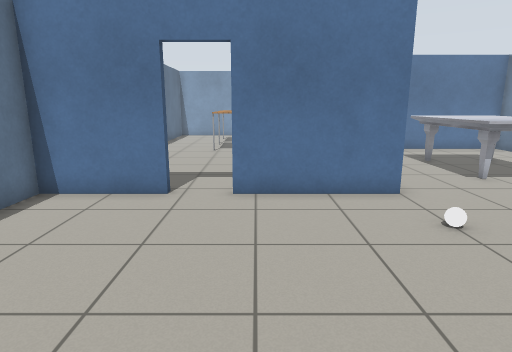
View 1 (above)

19 first-person views from a walk through a robot-simulator world made for Gazebo. The camera is 1.2 m above the floor, tilts 12° down and sees 75° across. The floor is counted in squares, 0.5 m on a side. Each view is taken from the middle of a square. On the plan, view 1 faces up. The plan holds only what a view shows up to about 19 squares ahead; the rest is blank. The robots in the file are not drawn. Simple patterns stand in for the simulator's built-in surfaces. Some stock models are drawn as simple stand-ins.

View 2
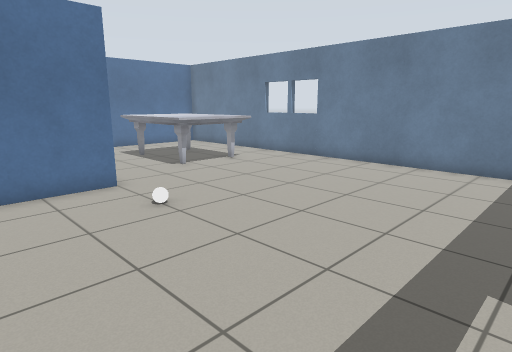

View 3
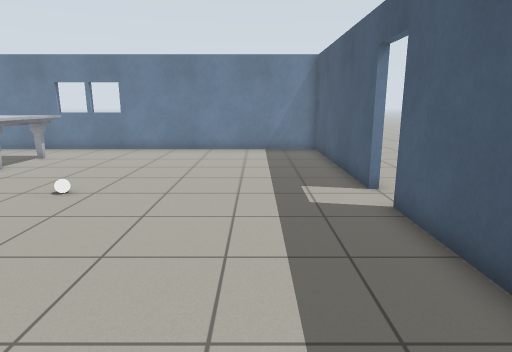

View 4
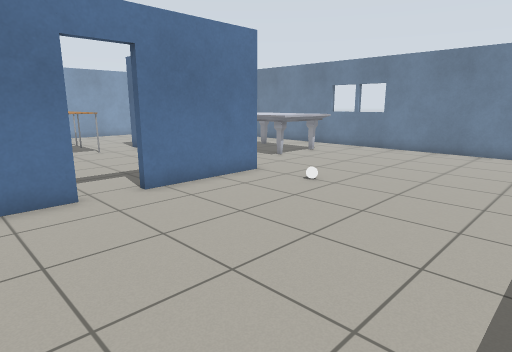

View 5
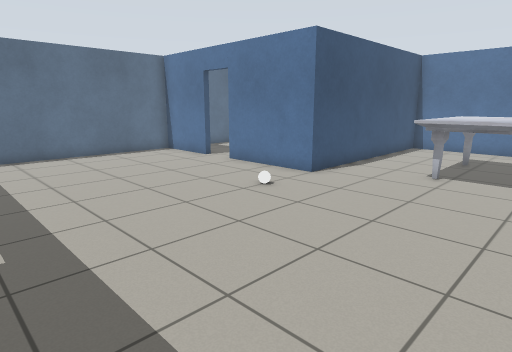

View 6
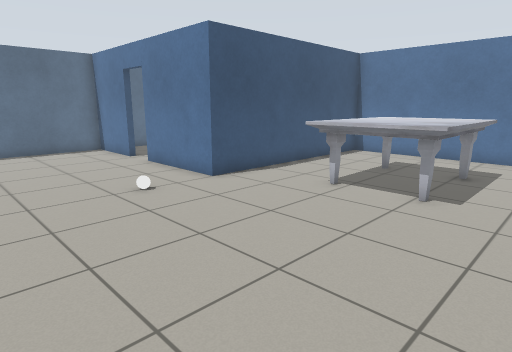

View 7
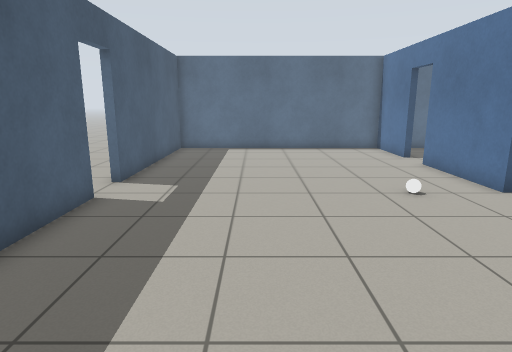

View 8
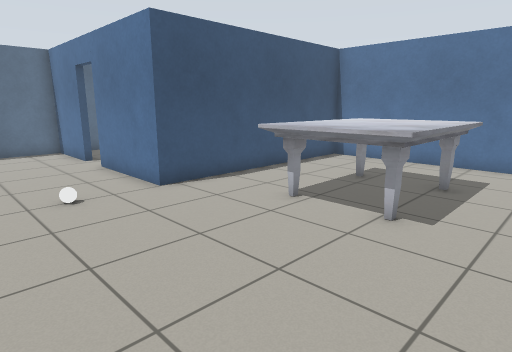

View 9
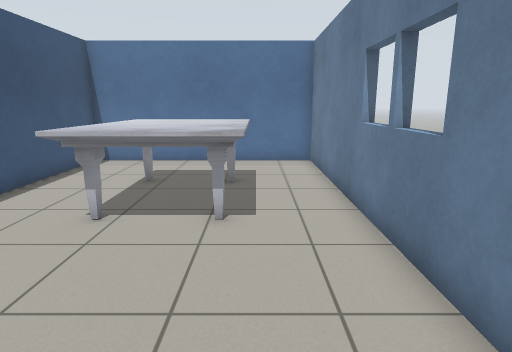

View 10
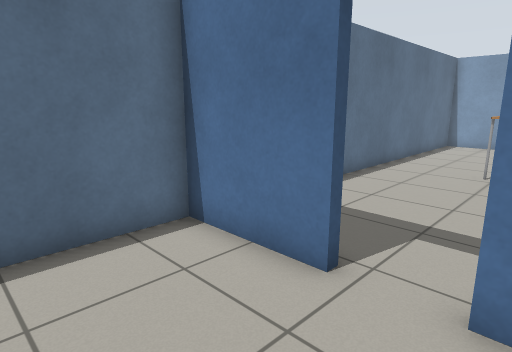

View 11
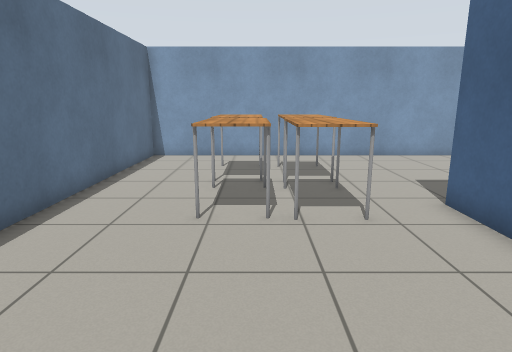

View 12
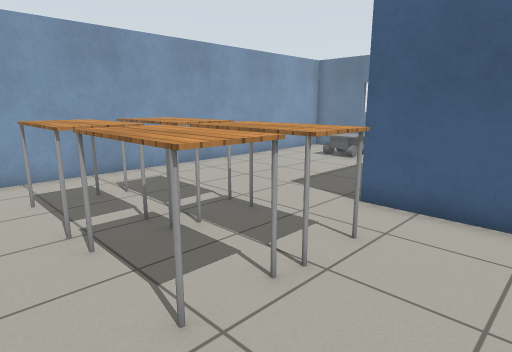

View 13
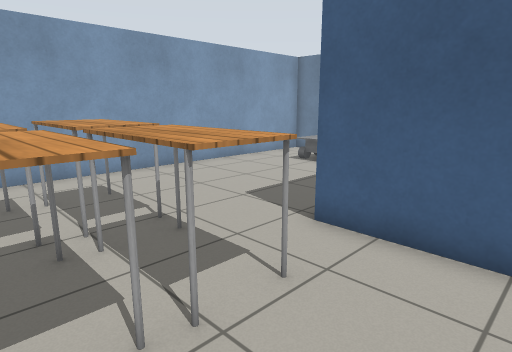

View 14
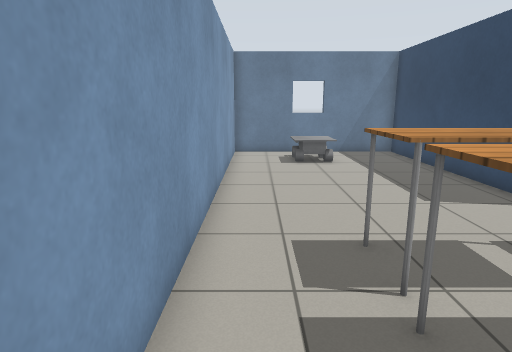

View 15
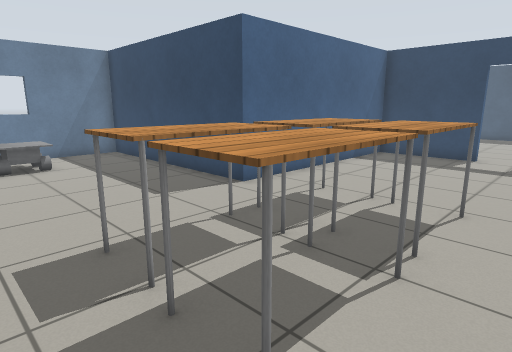

View 16
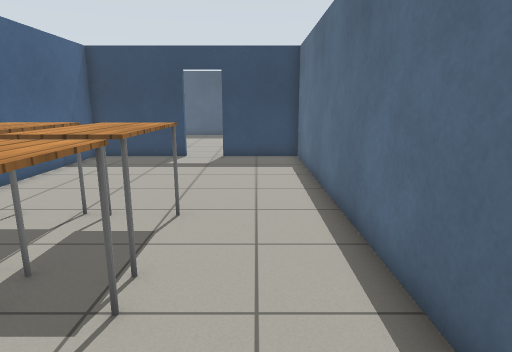

View 17
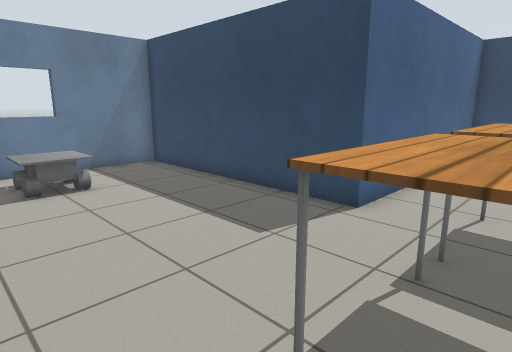

View 18
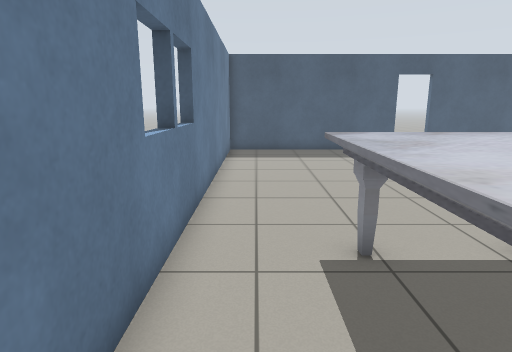

View 19
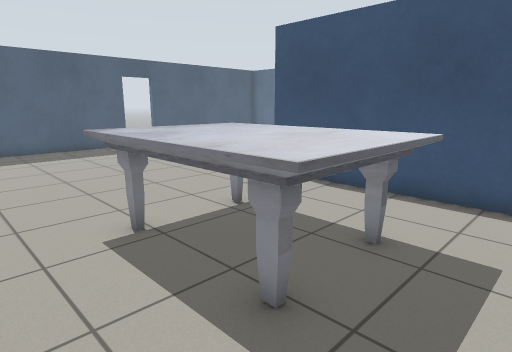

### Floor plan
Points are (right, up) in squares from view 1. A wall is a line through its corners. A room is listed if a view was taken in it or the views show most of it. See-through windows are left out.
Room 1 (views 1, 2, 3, 4, 5, 6, 7, 8, 9, 10, 18, 19)
walls: (-2.4, 8.9) (-6, 8.9) (-6, -2.3) (2.8, -2.3); (4.4, -2.3) (13.4, -2.3) (13.4, 18.6) (4, 18.6) (4, 8.9) (-0.8, 8.9)
ways out: open door at (-1.5, 9) to room 2; open door at (3.5, -2.5)
objects: white ball (4, 6); marble table (7, 10) to (11, 15)
Room 2 (views 11, 12, 13, 14, 15, 16, 17)
walls: (-0.8, 9.2) (3.7, 9.2) (3.7, 18.9) (13.4, 18.9) (13.4, 27.1) (-6, 27.1) (-6, 9.2) (-2.4, 9.2)
ways out: open door at (-1.5, 9) to room 1
objects: table (-2, 18) to (-1, 21); table (-2, 22) to (-1, 24); table (0, 18) to (1, 21); table (0, 22) to (1, 24); other object (10, 23) to (12, 24)

Positions as (right, up) in squares from view 1, and headings:
1: (0, 0), facing up
2: (0, -1), facing up-right
3: (-5, 1), facing right
4: (-5, 0), facing up-right
5: (11, -1), facing up-left
6: (13, 2), facing up-left
7: (13, 2), facing left
8: (13, 4), facing up-left
9: (11, 4), facing up
10: (0, 5), facing up-left
11: (-1, 11), facing up
12: (-4, 15), facing up-right
13: (-2, 15), facing up-right
14: (-4, 26), facing right
15: (-4, 26), facing down-right
16: (-4, 25), facing down
17: (0, 26), facing down-right
18: (12, 16), facing down
19: (13, 17), facing down-left
